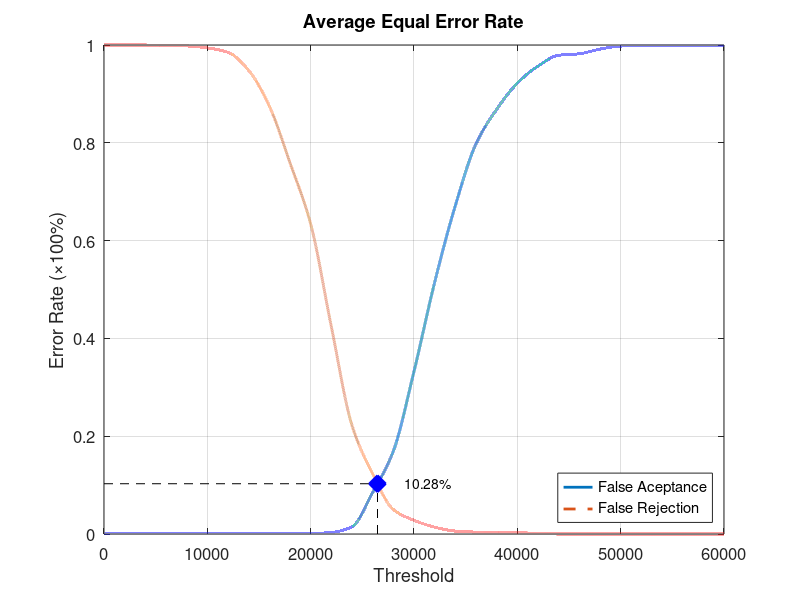
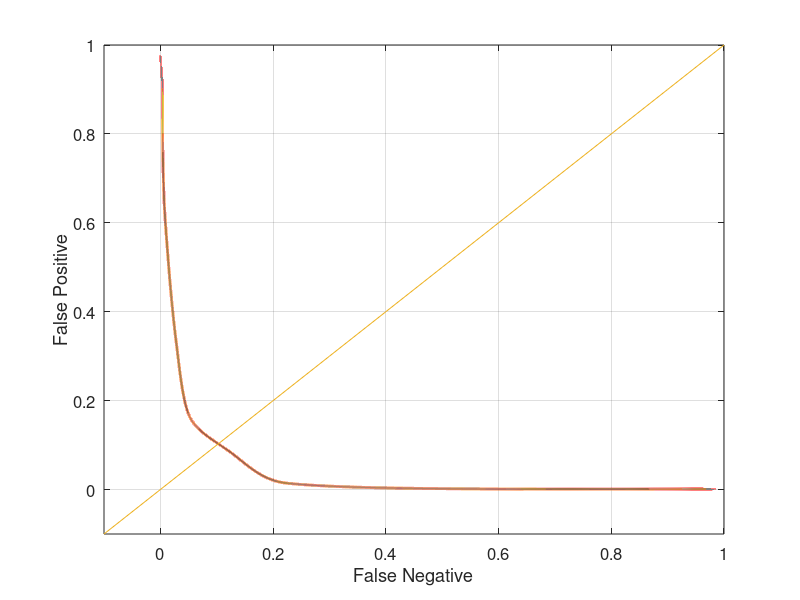

The MATLAB source for these figures, in order:
function yEER = Database2Average
close all;
clear;
clc;
x = 0:2000:60000;
xq = 0:0.5:60000;

y0 = [0 0.00105263 0.00105263 0.00105263 0.00105263 0.00105263 0.00105263 0.00105263 0.00105263 0.00105263 0.00105263 0.0031579 0.0147368 0.0852632 0.169474 0.332632 0.514737 0.671579 0.797895 0.868421 0.922105 0.956842 0.978947 0.982105 0.991579 0.997895 0.998947 0.998947 0.998947 0.998947 1];
yy0 = interp1(x, y0, xq, 'pchip');
y1 = [1 1 1 0.998 0.998 0.994 0.985 0.948 0.875 0.759 0.634 0.424 0.222 0.123 0.05 0.028 0.014 0.006 0.004 0.004 0.003 0.001 0 0 0 0 0 0 0 0 0];
yy1 = interp1(x, y1, xq, 'pchip');

% Calculating EER: 
y2 = abs(y0 - y1);
find(y2 == min(y2))
yy2 = abs(yy0 - yy1);
xEER = find(yy2 == min(yy2));
xEERIndex = xq(xEER) % X-axis EER
yEER = yy0(xEER) % Y-axis EER

main = figure
plot(xq, yy0,'-','LineWidth', 2);	hold on
plot(xq, yy1,'--','LineWidth', 2);	hold on
plot([xEERIndex xEERIndex], [0 yEER], 'k--');	hold on
plot([0 xEERIndex], [yEER yEER], 'k--');	hold on
plot(xEERIndex, yEER, 'bx', 'LineWidth', 10);	hold on
text(xEERIndex + 10 * xEERIndex / 100, yEER, [num2str(round((10000 * yEER)) / 100) '%'])
legend('False Aceptance', 'False Rejection', 'Location', 'SouthEast')
xlabel('Threshold')
ylabel('Error Rate (\times100%)')
title('Average Equal Error Rate')
set(gca, 'FontSize', 12)
axis([0 60000 0 1])
grid on

print(main, 'Database2AverageMain', '-dpng');
FNRxFPR = figure('Color', [1 1 1]);
plot(yy1, yy0, '-', yy1, yy0, 'LineWidth', 2);
hold on
y = -0.1:0.1:1
plot(y, y); 
set(gca, 'FontSize', 12)
xlabel('False Negative')
ylabel('False Positive')
axis([-0.1 1 -0.1 1])
set(gca, 'FontSize', 12)
grid on

print(FNRxFPR, 'Database2AverageFNRxFPR','-dpng');
end
